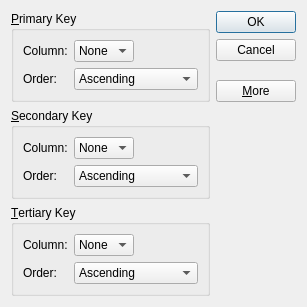
<?xml version="1.0" encoding="UTF-8"?>
<ui version="4.0">
 <class>SortDialog</class>
 <widget class="QDialog" name="SortDialog">
  <property name="geometry">
   <rect>
    <x>0</x>
    <y>0</y>
    <width>307</width>
    <height>301</height>
   </rect>
  </property>
  <property name="windowTitle">
   <string>Sort</string>
  </property>
  <layout class="QGridLayout" name="gridLayout_4">
   <item row="0" column="0">
    <widget class="QGroupBox" name="primaryGroupBox">
     <property name="title">
      <string>&amp;Primary Key</string>
     </property>
     <layout class="QGridLayout" name="gridLayout">
      <item row="0" column="0">
       <widget class="QLabel" name="label">
        <property name="text">
         <string>Column:</string>
        </property>
       </widget>
      </item>
      <item row="0" column="1">
       <widget class="QComboBox" name="primaryColumnCombo">
        <item>
         <property name="text">
          <string>None</string>
         </property>
        </item>
       </widget>
      </item>
      <item row="0" column="2">
       <spacer name="horizontalSpacer">
        <property name="orientation">
         <enum>Qt::Horizontal</enum>
        </property>
        <property name="sizeHint" stdset="0">
         <size>
          <width>79</width>
          <height>20</height>
         </size>
        </property>
       </spacer>
      </item>
      <item row="1" column="0">
       <widget class="QLabel" name="label_2">
        <property name="text">
         <string>Order:</string>
        </property>
       </widget>
      </item>
      <item row="1" column="1" colspan="2">
       <widget class="QComboBox" name="primaryOrderCombo">
        <item>
         <property name="text">
          <string>Ascending</string>
         </property>
        </item>
        <item>
         <property name="text">
          <string>Descending</string>
         </property>
        </item>
       </widget>
      </item>
     </layout>
    </widget>
   </item>
   <item row="0" column="1" rowspan="2">
    <layout class="QVBoxLayout" name="verticalLayout">
     <item>
      <widget class="QPushButton" name="okButton">
       <property name="text">
        <string>OK</string>
       </property>
       <property name="default">
        <bool>true</bool>
       </property>
      </widget>
     </item>
     <item>
      <widget class="QPushButton" name="cancelButton">
       <property name="text">
        <string>Cancel</string>
       </property>
      </widget>
     </item>
     <item>
      <spacer name="verticalSpacer">
       <property name="orientation">
        <enum>Qt::Vertical</enum>
       </property>
       <property name="sizeHint" stdset="0">
        <size>
         <width>20</width>
         <height>0</height>
        </size>
       </property>
      </spacer>
     </item>
     <item>
      <widget class="QPushButton" name="moreButton">
       <property name="text">
        <string>&amp;More</string>
       </property>
       <property name="checkable">
        <bool>true</bool>
       </property>
      </widget>
     </item>
    </layout>
   </item>
   <item row="1" column="0">
    <spacer name="verticalSpacer_2">
     <property name="orientation">
      <enum>Qt::Vertical</enum>
     </property>
     <property name="sizeHint" stdset="0">
      <size>
       <width>20</width>
       <height>0</height>
      </size>
     </property>
    </spacer>
   </item>
   <item row="2" column="0">
    <widget class="QGroupBox" name="secondaryGroupBox">
     <property name="title">
      <string>&amp;Secondary Key</string>
     </property>
     <layout class="QGridLayout" name="gridLayout_2">
      <item row="0" column="0">
       <widget class="QLabel" name="label_3">
        <property name="text">
         <string>Column:</string>
        </property>
       </widget>
      </item>
      <item row="0" column="1">
       <widget class="QComboBox" name="secondaryColumnCombo">
        <item>
         <property name="text">
          <string>None</string>
         </property>
        </item>
       </widget>
      </item>
      <item row="0" column="2">
       <spacer name="horizontalSpacer_2">
        <property name="orientation">
         <enum>Qt::Horizontal</enum>
        </property>
        <property name="sizeHint" stdset="0">
         <size>
          <width>64</width>
          <height>20</height>
         </size>
        </property>
       </spacer>
      </item>
      <item row="1" column="0">
       <widget class="QLabel" name="label_4">
        <property name="text">
         <string>Order:</string>
        </property>
       </widget>
      </item>
      <item row="1" column="1" colspan="2">
       <widget class="QComboBox" name="secondaryOrderCombo">
        <item>
         <property name="text">
          <string>Ascending</string>
         </property>
        </item>
        <item>
         <property name="text">
          <string>Descending</string>
         </property>
        </item>
       </widget>
      </item>
     </layout>
    </widget>
   </item>
   <item row="3" column="0">
    <widget class="QGroupBox" name="tertiaryGroupBox">
     <property name="title">
      <string>&amp;Tertiary Key</string>
     </property>
     <layout class="QGridLayout" name="gridLayout_3">
      <item row="0" column="0">
       <widget class="QLabel" name="label_5">
        <property name="text">
         <string>Column:</string>
        </property>
       </widget>
      </item>
      <item row="0" column="1">
       <widget class="QComboBox" name="tertiaryColumnCombo">
        <item>
         <property name="text">
          <string>None</string>
         </property>
        </item>
       </widget>
      </item>
      <item row="0" column="2">
       <spacer name="horizontalSpacer_3">
        <property name="orientation">
         <enum>Qt::Horizontal</enum>
        </property>
        <property name="sizeHint" stdset="0">
         <size>
          <width>64</width>
          <height>20</height>
         </size>
        </property>
       </spacer>
      </item>
      <item row="1" column="0">
       <widget class="QLabel" name="label_6">
        <property name="text">
         <string>Order:</string>
        </property>
       </widget>
      </item>
      <item row="1" column="1" colspan="2">
       <widget class="QComboBox" name="tertiaryOrderCombo">
        <item>
         <property name="text">
          <string>Ascending</string>
         </property>
        </item>
        <item>
         <property name="text">
          <string>Descending</string>
         </property>
        </item>
       </widget>
      </item>
     </layout>
    </widget>
   </item>
  </layout>
 </widget>
 <tabstops>
  <tabstop>primaryColumnCombo</tabstop>
  <tabstop>primaryOrderCombo</tabstop>
  <tabstop>secondaryColumnCombo</tabstop>
  <tabstop>secondaryOrderCombo</tabstop>
  <tabstop>tertiaryColumnCombo</tabstop>
  <tabstop>tertiaryOrderCombo</tabstop>
  <tabstop>okButton</tabstop>
  <tabstop>cancelButton</tabstop>
  <tabstop>moreButton</tabstop>
 </tabstops>
 <resources/>
 <connections>
  <connection>
   <sender>okButton</sender>
   <signal>clicked()</signal>
   <receiver>SortDialog</receiver>
   <slot>accept()</slot>
   <hints>
    <hint type="sourcelabel">
     <x>244</x>
     <y>18</y>
    </hint>
    <hint type="destinationlabel">
     <x>97</x>
     <y>98</y>
    </hint>
   </hints>
  </connection>
  <connection>
   <sender>cancelButton</sender>
   <signal>clicked()</signal>
   <receiver>SortDialog</receiver>
   <slot>reject()</slot>
   <hints>
    <hint type="sourcelabel">
     <x>263</x>
     <y>54</y>
    </hint>
    <hint type="destinationlabel">
     <x>128</x>
     <y>108</y>
    </hint>
   </hints>
  </connection>
  <connection>
   <sender>moreButton</sender>
   <signal>toggled(bool)</signal>
   <receiver>secondaryGroupBox</receiver>
   <slot>setVisible(bool)</slot>
   <hints>
    <hint type="sourcelabel">
     <x>252</x>
     <y>121</y>
    </hint>
    <hint type="destinationlabel">
     <x>208</x>
     <y>143</y>
    </hint>
   </hints>
  </connection>
  <connection>
   <sender>moreButton</sender>
   <signal>toggled(bool)</signal>
   <receiver>tertiaryGroupBox</receiver>
   <slot>setVisible(bool)</slot>
   <hints>
    <hint type="sourcelabel">
     <x>279</x>
     <y>117</y>
    </hint>
    <hint type="destinationlabel">
     <x>207</x>
     <y>254</y>
    </hint>
   </hints>
  </connection>
 </connections>
</ui>
